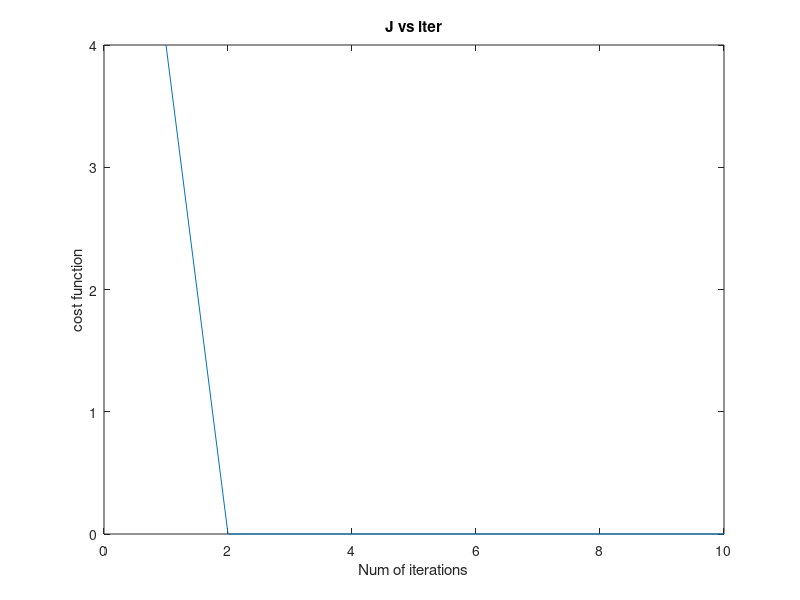

Source code (MATLAB):
clc;clear;close all;
x=[-1 -1 1 1;-1 1 -1 1];%inputs
y=[-1 1 1 1];%target outputs
w=[0 0];%Initial weights
b=0;%initial bias
alpha=0.1;%learning rate
theta=0;%threshold
iter=10;%num of iterations
for k=1:iter
    for i=1:size(x,2)%size=4
        a(i)=w*x(:,i);%size(w)=1X2,size(x(:,i))=2X1
        h(i)=2*(a(i)>=theta)-1;
        if h(i)~=y(i)
            w=w+alpha*y(i)*x(:,i)';
            b=b+alpha*y(i);
        end
    end
    e(k)=sum((y-h).^2);
end
plot(e)
xlabel('Num of iterations');
ylabel('cost function');
title('J vs iter');